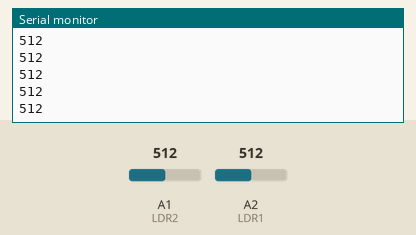
Bench run of a sketch on a simulated Arduino Uno, built with avr-gcc and run on an emulated ATmega328P. Parts: the last lines printed to the serial monitor. The test bench sets the inputs (shaded band); at power-on: A1 (LDR2) = 512, A2 (LDR1) = 512.

Above: at 1.2 s.
1.3 s: A1 (LDR2) set to 716
At 1.32 s:
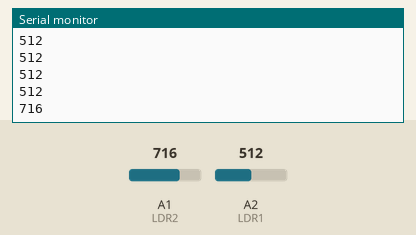
2.8 s: A2 (LDR1) set to 306
At 2.82 s:
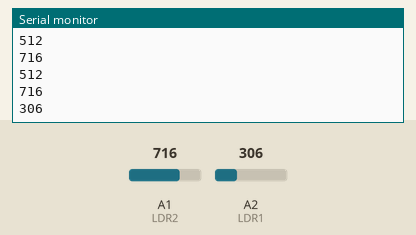
4.3 s: A1 (LDR2) set to 900
At 4.33 s:
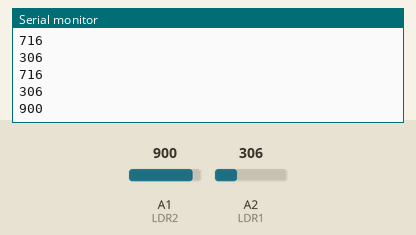
5.8 s: A2 (LDR1) set to 122
At 5.84 s:
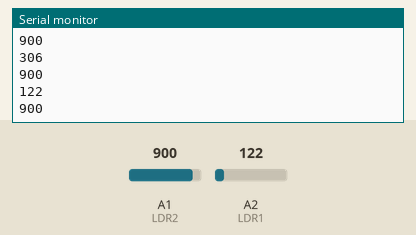
Timing chart, 0 to 8.3 s (numbered marks = the images above; inputs shaded):
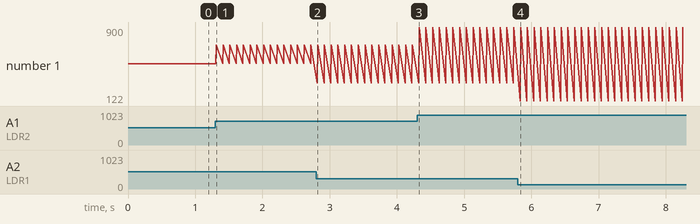

The sketch:

2LDr_code.ino
```cpp
int LDR1 = A2;          //Pin at which LDR is connected
int LDR2 = A1;

void setup()
{
  Serial.begin(9600);
}

void loop()
{
  int R1 = analogRead(LDR1); // reading value from LDR 1
  Serial.println(R1);
  int R2 = analogRead(LDR2); // reading value from LDR 2
  Serial.println(R2);

  delay(100);
}
```

Measured:
- after the input at 1.3 s, the serial monitor: prints a new line at once (image 1)
- after the input at 2.8 s, the serial monitor: prints a new line at once (image 2)
- after the input at 4.3 s, the serial monitor: prints a new line at once (image 3)
- after the input at 5.8 s, the serial monitor: prints a new line at once (image 4)
- plotted number 1: 512 → 716 after the input at 1.3 s, 716 → 900 after the input at 4.3 s
